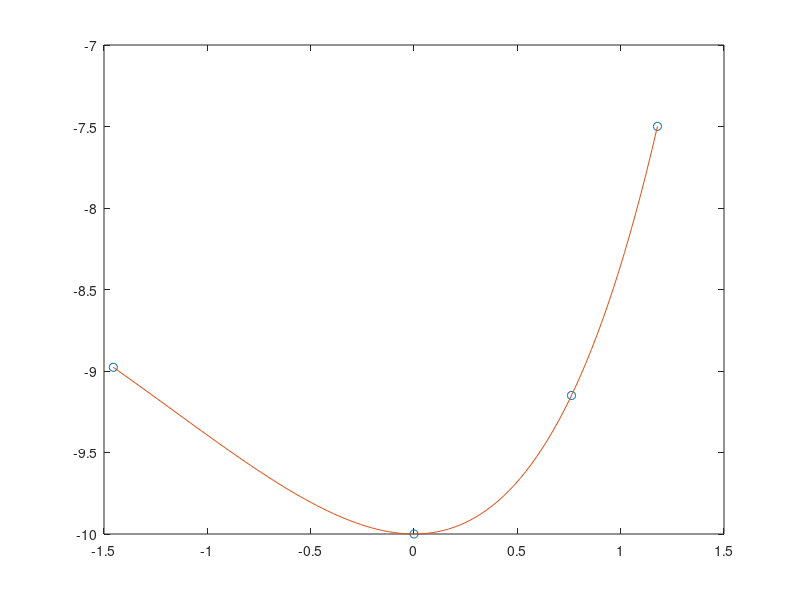

Write MATLAB code to recreate this figure. (Note: this script raises an error after producing the figure.)
x = [-1.455 0 0.762 1.178];
y1 = exp(-1.455/2)*(-1.455)^2 - 10;
y2 = exp(0/2)*(0)^2 - 10;
y3 = exp(0.762/2)*(0.762)^2 - 10;
y4 = exp(1.178/2)*(1.178)^2 - 10;
y = [y1 y2 y3 y4];

plot (x, y, 'o');
hold on;

xi = linspace(-1.455, 1.178, 100);
yi = exp(xi/2).*(xi).^2 - 10;
plot(xi, yi);

% Cálculo da curva interpoladora
yi = zeros(size(xi));
for i = 1:length(xi)
    yi(i) = interpola(x, y, xi(i));
end

plot(xi, yi);
